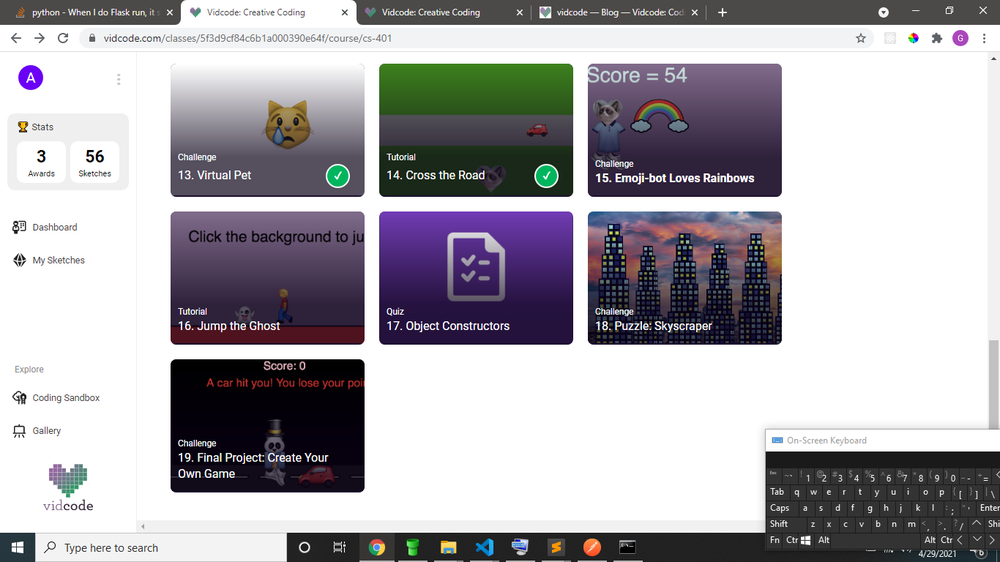
#> input picture Untitled.png, 1000 x 562 px, shrunk from 1366 x 768 before the run, found by its file name
$ python ColorSpace.py
#> lines starting #> are read from the running program, lines starting #| are printed output that depends on the picture
import cv2

image = cv2.imread('C://Users//George//Desktop//Coding//Python//OpenCv//Untitled.png')
#> image is the input picture: shape (562, 1000, 3); mean B, G, R 175.8, 170.6, 173.1

B, G, R = cv2.split(image)
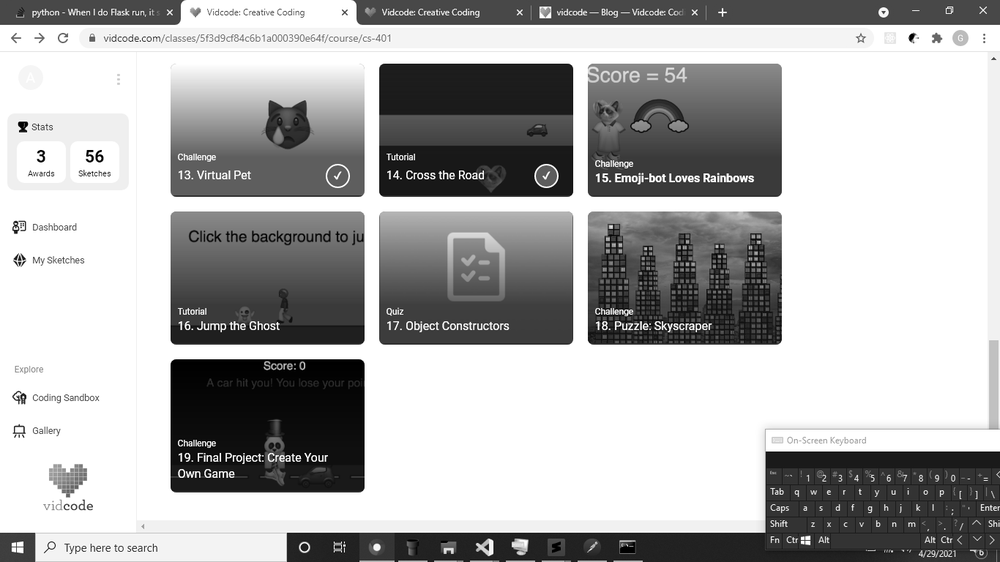
#> B: shape (562, 1000); min 0, max 255, mean 175.8
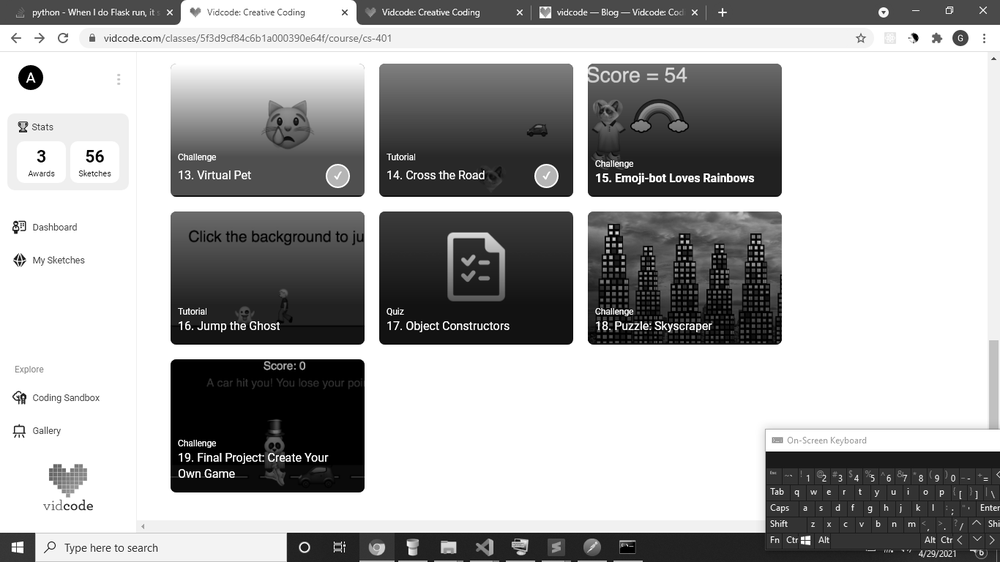
#> G: shape (562, 1000); min 0, max 255, mean 170.6
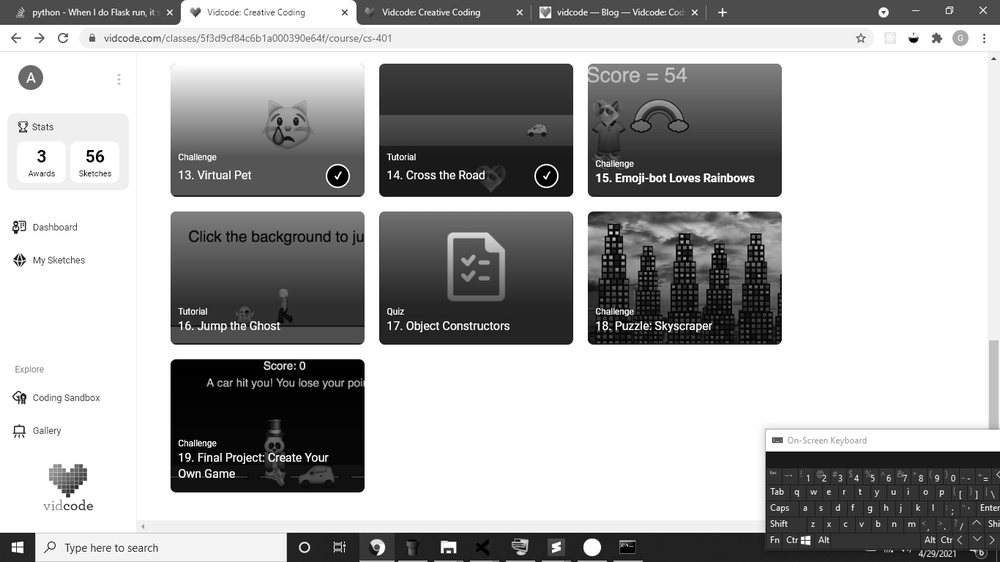
#> R: shape (562, 1000); min 0, max 255, mean 173.1

cv2.imshow("original", image)
cv2.waitKey(0)

cv2.imshow("blue", B)
cv2.waitKey(0)

cv2.imshow("Green", G)
cv2.waitKey(0)

cv2.imshow("red", R)
cv2.waitKey(0)

cv2.destroyAllWindows()
